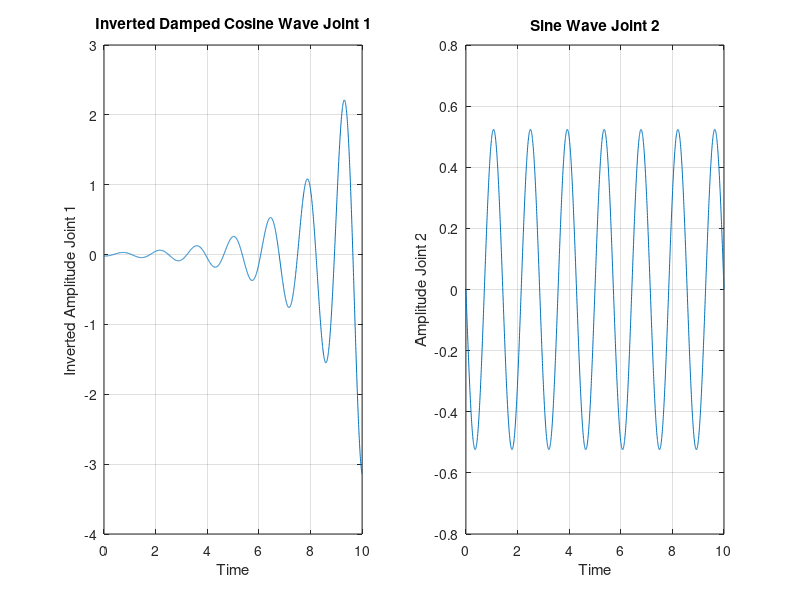

Write the MATLAB code that produced this figure.
%% SYSTEM POSITION TRAJECTORY GENERATION
% This code generates a csv file 'inverted_damped_cosine_wave' that has
% columns for joint 1 positions, joint 2 positions and timesteps. 
% The remainder of trajectory is calculated through running the traj5.m
% file. 

%% trajectory_data_10

%% trajectory_data_09
% Parameters
lambda1 = 4;            % Adjust decay
omega1 = pi/2;         % Adjust number of oscillationsc
phi1 = pi;          

lambda2 = 0;            % Adjust decay
omega2 = pi/2;         % Adjust number of oscillations
phi2 = pi;
% Time array
t = linspace(0, 1, 500)';

% Function
y1 = pi * exp(-lambda1 * t) .* cos(omega1 * t + phi1);
y2 = 0*pi/8* sin(omega2 * t + phi2);

% trajectory_data_08
%Parameters
lambda1 = 0.5;            % Adjust decay
omega1 = 7*pi/5;         % Adjust number of oscillationsc
phi1 = pi;          

lambda2 = 3;            % Adjust decay
omega2 = 7*pi/5;         % Adjust number of oscillations
phi2 = pi;
% Time array
t = linspace(0, 10, 2000)';

% Function
y1 = pi * exp(-lambda1 * t) .* cos(omega1 * t + phi1);
y2 = pi/6* sin(omega2 * t + phi2);

%% SECTION 2
% Invert y values
y1_inverted = flipud(y1);

% Create a matrix with time and inverted y values
data = [t, y1_inverted, y2];

% Write the matrix to a CSV file
csvwrite('dlo_cosine.csv', data);

% Plot
figure
subplot(1,2,1)
plot(t, y1_inverted)
xlabel('Time')
ylabel('Inverted Amplitude Joint 1')
title('Inverted Damped Cosine Wave Joint 1')
grid on;

% Plot
subplot(1,2,2)
plot(t, y2)
xlabel('Time')
ylabel('Amplitude Joint 2')
title('Sine Wave Joint 2')
grid on;

